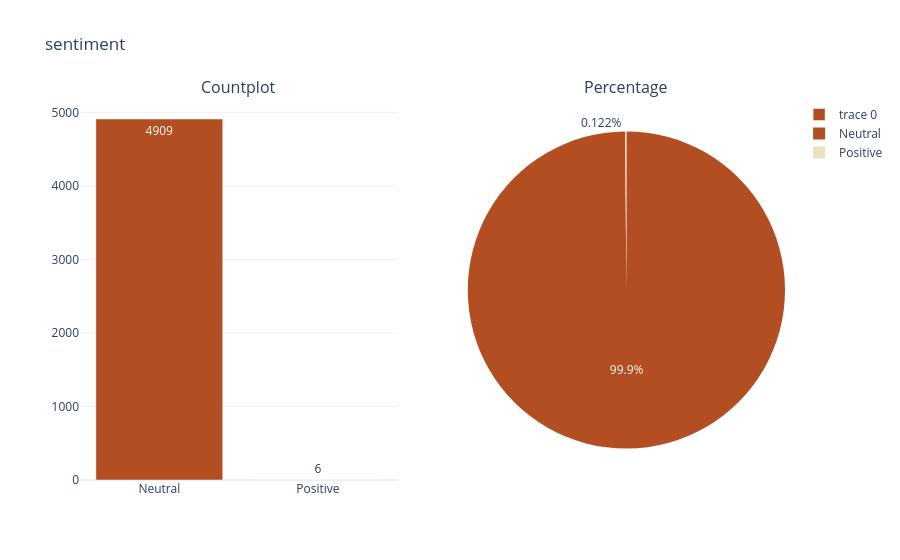

The code cell stored with this chart in its notebook:
### Code cell
categorical_variable_summary(df,'sentiment')

### Figure 1 — Plotly figure (JSON) as saved in the notebook; plotly's stock layout.template omitted (floating-point values rounded to 4 significant figures)
{"data": [{"marker": {"color": ["#B34D22", "#EBE0C0", "#1FEB0C", "#6C92EB", "#EBDC05"]}, "text": [4909.0, 6.0], "type": "bar", "x": ["Neutral", "Positive"], "xaxis": "x", "y": [4909, 6], "yaxis": "y"}, {"domain": {"x": [0.55, 1], "y": [0, 1]}, "labels": ["Neutral", "Positive"], "marker": {"colors": ["#B34D22", "#EBE0C0", "#1FEB0C", "#6C92EB", "#EBDC05"]}, "type": "pie", "values": [4909, 6]}], "layout": {"annotations": [{"font": {"size": 16}, "showarrow": false, "text": "Countplot", "x": 0.225, "xanchor": "center", "xref": "paper", "y": 1, "yanchor": "bottom", "yref": "paper"}, {"font": {"size": 16}, "showarrow": false, "text": "Percentage", "x": 0.775, "xanchor": "center", "xref": "paper", "y": 1, "yanchor": "bottom", "yref": "paper"}], "autosize": true, "title": {"text": "sentiment"}, "xaxis": {"anchor": "y", "autorange": true, "domain": [0, 0.45], "range": [-0.5, 1.5], "type": "category"}, "yaxis": {"anchor": "x", "autorange": true, "domain": [0, 1], "range": [0, 5167.0], "type": "linear"}}}
